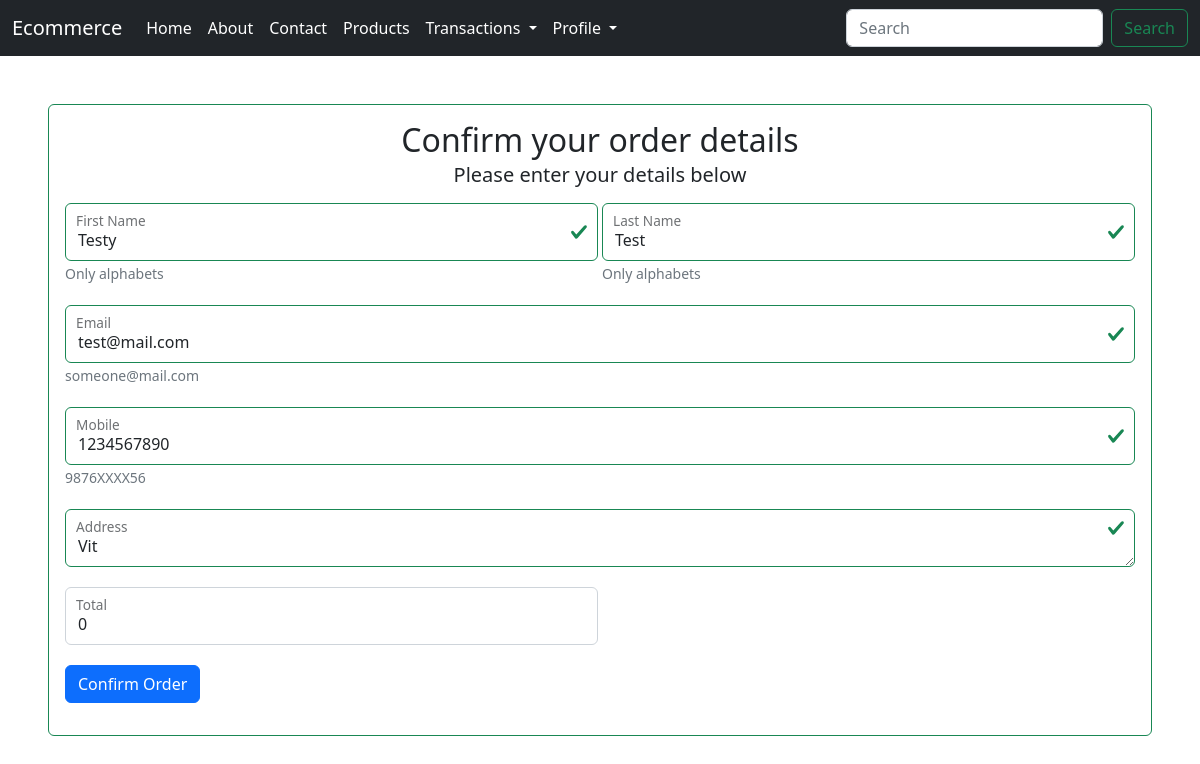
Page /booking/ (signed in) on the earlier database version.
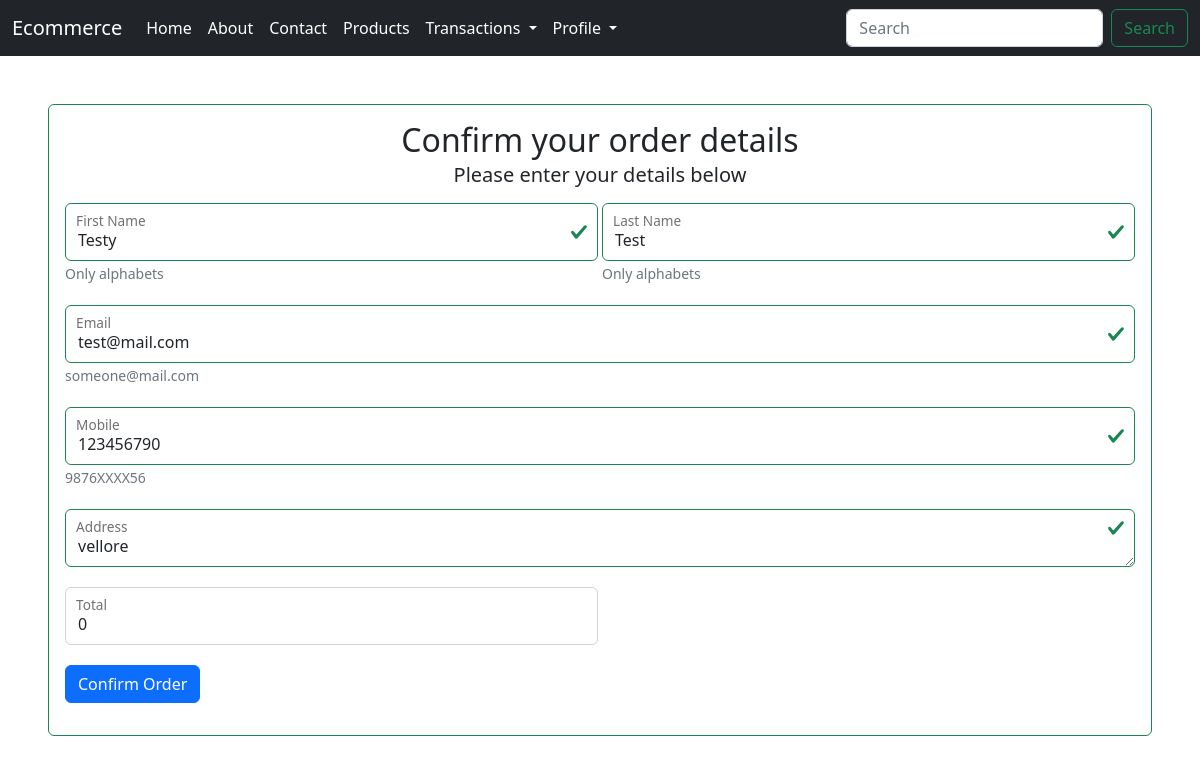
Same page on the later database version.
### ecommerceapp/models.py (models this page shows, shortened)
class UserProfile(models.Model):
    user=models.ForeignKey(User, on_delete=models.CASCADE, null=True, blank=True)
    mobile=models.CharField(max_length=100, null=True, blank=True)
    address=models.TextField(null=True, blank=True)
    image=models.FileField(null=True, blank=True)

### ecommerceapp/views.py (the view)
# urls.py: path('booking/', booking, name="booking"),
def booking(request):
    if not request.user.is_authenticated:
        return redirect('user_login')
    user=UserProfile.objects.get(user=request.user)
    cart=Cart.objects.get(user=request.user)
    total=0
    productid=(cart.product).replace("'", '"')
    productid=json.loads(str(productid))
    try:
        productid=productid['objects'][0]
    except:
        messages.success(request, "Cart is empty!!")
        return redirect('cart')
    for i, j in productid.items():
        product=Product.objects.get(id=i)
        total+=int(int(j)*(int(product.price)-(int(product.price)*int(product.discount)/100)))
    if request.method=="POST":
        book=Booking.objects.create(user=request.user, product=cart.product, total=total)
        cart.product={"objects":[]}
        cart.save()
        messages.success(request, "Order placed successfully")
        return redirect('main')
    return render(request, "booking.html", locals())

### ecommerceapp/templates/booking.html (shortened to what this page needs)
{% include 'navbar.html' %}
{% block body %}
<div class="card m-5 border border-success">
    <div class="card-body">
        <h2 class="card-title text-center">Confirm your order details</h5>
            <h5 class="card-subtitle mb-2 text-body-secondary text-center pb-2">Please enter your details below</h6>
                <form class="was-validated row g-1" name="signup" method="post" onsubmit="return(check())" enctype="multipart/form-data">
                    <div class="form-floating col-md-6 mb-3">
                        <input type="text" class="form-control" id="fname" name="fname" placeholder="First Name" value="{{user.user.first_name}}" required
                            pattern="[A-Za-z]+">
                        <label for="fname" class="form-label">First Name</label>
                        <span class="form-text">
                            Only alphabets
                        </span>
                    </div>
                    <div class="form-floating col-md-6 mb-3">
                        <input type="text" class="form-control" id="lname" name="lname" placeholder="Last Name" value="{{user.user.last_name}}" required
                            pattern="[A-Za-z]+">
                        <label for="lname" class="form-label">Last Name</label>
                        <span class="form-text">
                            Only alphabets
                        </span>
                    </div>
                    <div class="form-floating col-md-12 mb-3">
                        <input type="email" class="form-control" id="email" name="email" placeholder="Email" value="{{user.user.email}}" required>
                        <label for="email" class="form-label">Email</label>
                        <span class="form-text">
                            someone@mail.com
                        </span>
                    </div>
                    <div class="form-floating col-md-12 mb-3">
                        <input type="text" class="form-control" id="mobile" name="mobile" placeholder="Mobile Number" value="{{user.mobile}}" required>
                        <label for="mobile" class="form-label">Mobile</label>
                        <span class="form-text">
                            9876XXXX56
                        </span>
                    </div>
                    <div class="form-floating col-md-12 mb-3">
                        <textarea name="address" id="address" cols="30" rows="10" class="form-control" required placeholder="Address">{{user.address}}</textarea>
                        <label for="address" class="form-label">Address</label>
                    </div>
                    <div class="form-floating col-md-6 mb-3">
                        <input type="text" class="form-control" id="total" name="total" value="{{total}}" readonly required placeholder="total">
                        <label for="total" class="form-label">Total</label>
                    </div>
                    <div class="mb-3">
                        <button class="btn btn-primary" type="submit" value="submit">Confirm Order</button>
                    </div>
                </form>
    </div>
</div>
{% endblock %}

Differences in the rows shown:
changed UserProfile "Testy": mobile "1234567890" → "123456790"; address "Vit" → "vellore"
